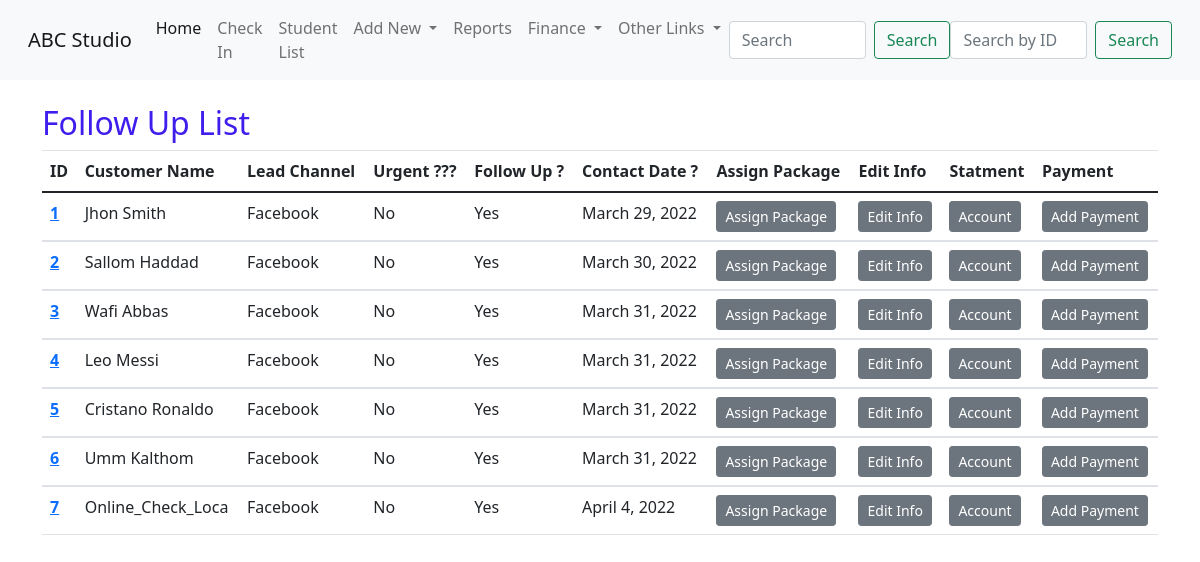
Page /customerFollowUp/ on the earlier database version.
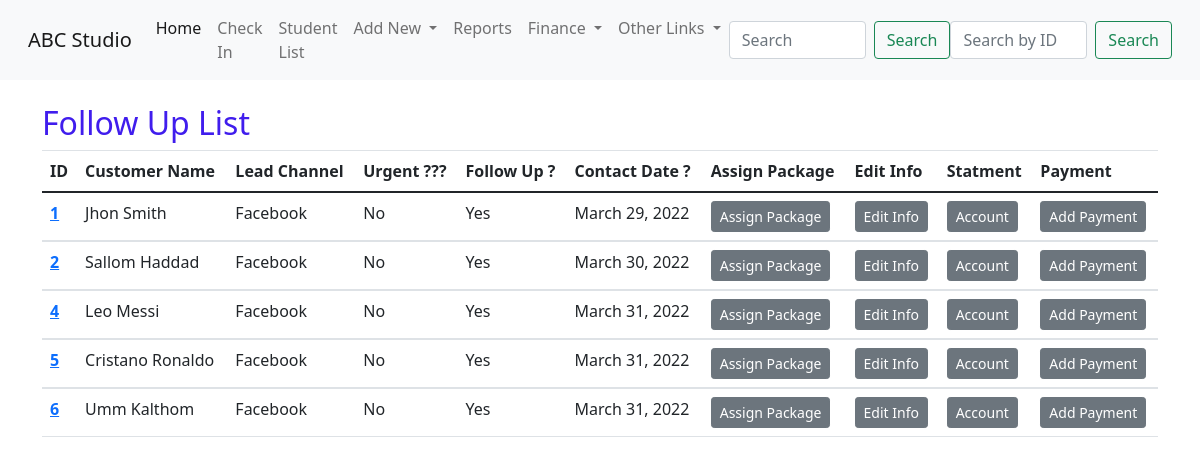
Same page on the later database version.
### student/models.py (models this page shows, shortened)
class customerInfo(models.Model):
    studentId = models.AutoField(primary_key=True)
    customerName = models.CharField(max_length=100 , unique=True)
    customerImg = models.ImageField(upload_to ='media/student/imgs/' , default='default.jpg')
    leadsChannel = models.ForeignKey(leadSource,max_length=50,on_delete=models.CASCADE)
    adsRef = models.CharField(max_length=200,blank=True)
    contactDate = models.DateField(default=datetime.now , editable=False)
    leadeAge = models.IntegerField()
    leadsLocation = models.CharField(max_length=100)
    leadsContactNumber = models.IntegerField()
    emailAddress = models.EmailField(unique=True)
    leadsComment = models.CharField(max_length=1000)
    leadsUrgent = models.BooleanField()
    Nationality = models.ForeignKey(countryList,max_length=250,on_delete=models.CASCADE)
    intersetList = models.ForeignKey(courseList,max_length=50,on_delete=models.CASCADE)
    followUp = models.BooleanField(default=True)

class leadSource(models.Model):
    sourceChannel = models.CharField(max_length=50,unique=True)
    def __str__(self) -> str:
        return f'{self.sourceChannel}'

### student/views.py (the view)
# urls.py: path('customerFollowUp/',views.customerFollowUp,name='customerFollowUp'),
def customerFollowUp(request):
    followList = customerInfo.objects.filter(followUp=True)
    context = {'followList':followList}
    return render(request,'student/customerinfo_followUp.html',context)

### student/templates/student/customerinfo_followUp.html (shortened to what this page needs)
{% extends 'student/base.html' %}
{% block content %}
    <div class="container">
      <br>
      <h2>Follow Up List</h2>
<table class="table">
  <thead>
    <tr>
      <th scope="col">ID</th>
      <th scope="col">Customer Name</th>
      <th scope="col">Lead Channel</th>
      <th scope="col">Urgent ??? </th>
      <th scope="col">Follow Up ? </th>
      <th scope="col"> Contact Date ? </th>
      <th scope="col">Assign Package</th>
      <th scope="col">Edit Info</th>
      <th scope="col">Statment</th>
      <th scope="col">Payment</th>
    </tr>
  </thead>
  {% for x in followList %}
  <tbody>
    <tr>
      <th scope="row"><a href="/student/dashBoard/{{x.studentId}}">{{x.studentId}} </th></a>
      <td>{{x.customerName}} </td>
      <td>{{x.leadsChannel}}</td>
       {% if x.leadsUrgent == True %}
      <td>Yes</td>
        {% else %}
      <td>No</td>
        {% endif %}
        {% if x.followUp == True %}
      <td>Yes</td>
         {% endif %}
      <td>{{x.contactDate}}</td>
      <td><button class="btn btn-secondary btn-sm" type="submit" onclick="location.href='{% url 'student:assignPKG' x.studentId %}'">Assign Package</button></td>
      <td><button class="btn btn-secondary btn-sm" type="submit" onclick="location.href='{% url 'student:updateView' x.studentId %}'">Edit Info</button></td>
      <td><button class="btn btn-secondary btn-sm" type="submit" onclick="location.href='{% url 'student:soa_PK' x.studentId %}'">Account</button></td>
      <td><button class="btn btn-secondary btn-sm" type="submit" onclick="location.href='{% url 'student:AddPayment' x.studentId %}'">Add Payment</button></td>
    </tr>
  </tbody>
  {% endfor %}
</table>
{% endblock %}

### student/templates/student/base.html (shortened to what this page needs)
{% load static %}
<!doctype html>
<html lang="en">
  <head>
    <link rel="stylesheet" href="https://stackpath.bootstrapcdn.com/bootstrap/4.4.1/css/bootstrap.min.css">
    <link href="https://cdn.jsdelivr.net/npm/bootstrap@5.0.2/dist/css/bootstrap.min.css" rel="stylesheet">
    <link rel="stylesheet" type="text/css" href="{% static 'student/custom.css' %}?{% now "U" %}">
  </head>
  <body>
    {% include 'student/navbar.html' %}
    {% block content %}
    {% endblock %}
</body>
</html>

### student/templates/student/navbar.html (shortened to what this page needs)
<nav class="navbar navbar-expand-lg navbar-light bg-light">
    <div class="container-fluid">
      <a class="navbar-brand" href="#">ABC Studio</a>
      <div class="collapse navbar-collapse" id="navbarSupportedContent">
        <ul class="navbar-nav me-auto mb-2 mb-lg-0">
          <li class="nav-item">
            <a class="nav-link active" aria-current="page" href="{% url 'student:home' %}">Home</a>
          </li>
          <li class="nav-item">
            <a class="nav-link" href="{% url 'student:checkIn' %}">Check In</a>
          </li>
          <li class="nav-item">
            <a class="nav-link" href="{% url 'student:CustList' %}">Student List</a>
          </li>
          <li class="nav-item dropdown">
            <a class="nav-link dropdown-toggle" href="#" id="navbarDropdown" role="button" data-bs-toggle="dropdown" aria-expanded="false">
              Add New
            </a>
          </li>
          <li class="nav-item">
            <a class="nav-link" href="{% url 'student:ReportsLinks' %}" tabindex="-1">Reports</a>
          </li>
          <li class="nav-item dropdown">
            <a class="nav-link dropdown-toggle" href="#" id="navbarDropdown" role="button" data-bs-toggle="dropdown" aria-expanded="false">
              Finance
            </a>
          </li>
          <li class="nav-item dropdown">
            <a class="nav-link dropdown-toggle" href="#" id="navbarDropdown" role="button" data-bs-toggle="dropdown" aria-expanded="false">
              Other Links
            </a>
          </li>
        </ul>
        <form class="d-flex" method="POST" action="{% url 'student:search' %}">
          <input class="form-control me-2" type="search" placeholder="Search" aria-label="Search" name="searched">
          <button class="btn btn-outline-success" type="submit">Search</button>
        </form>
        <form class="d-flex" method="POST" action="{% url 'student:searchID' %}">
          <input class="form-control me-2" type="number" placeholder="Search by ID" aria-label="Search" name="searchID" required>
          <button class="btn btn-outline-success" type="submit">Search</button>
        </form>
      </div>
    </div>
  </nav>

### student/static/student/custom.css (style rules this page uses)
h2 { color: rgb(64, 29, 237); border-radius: 2; }

Differences in the rows shown:
no longer on this page (row edited): customerInfo: studentId "3", customerName "Wafi Abbas", leadsChannel "Facebook", leadsUrgent "No", followUp "Yes", contactDate "March 31, 2022"
no longer on this page (row edited): customerInfo: studentId "7", customerName "Online_Check_Loca", leadsChannel "Facebook", leadsUrgent "No", followUp "Yes", contactDate "April 4, 2022"
